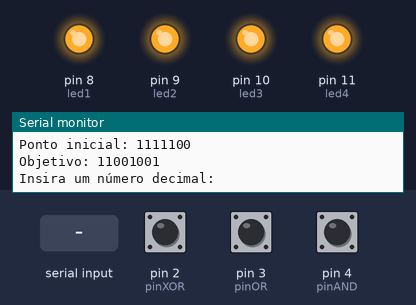
This sketch was run on a simulated Arduino Uno, built with avr-gcc and run on an emulated ATmega328P. On the bench: output pins drawn as LEDs (lit = HIGH), the last lines printed to the serial monitor. Inputs (shaded band) come from the test bench; at power-on: pin 2 (pinXOR) HIGH, pin 3 (pinOR) HIGH, pin 4 (pinAND) HIGH. Random numbers use the default seed unless the sketch sets one.

Above: at 1.2 s.
1.3 s: pin 2 (pinXOR) pulled LOW for 0.15 s
At 3.8 s:
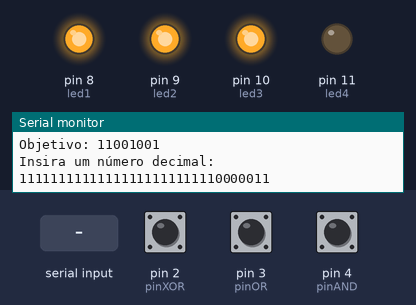
4.4 s: pin 3 (pinOR) pulled LOW for 0.15 s
At 5.8 s:
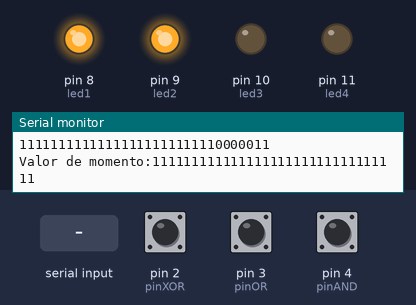
7.5 s: "90,45\n" received over Serial
At 8.9 s:
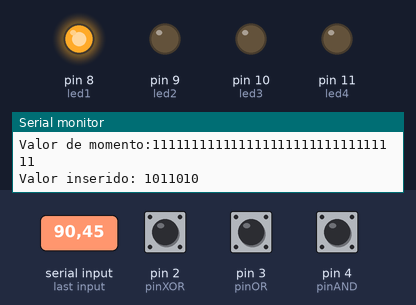
Timing chart, 0 to 16.5 s (numbered marks = the images above; inputs shaded):
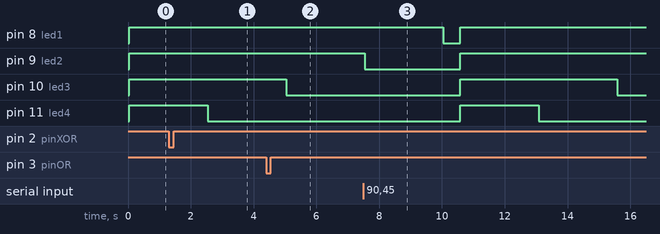

The sketch:

SuperBitSmasher.ino
```cpp
int pinAND = 4, pinOR = 3, pinXOR = 2; //Botões XOR,OR e AND
int led1 = 8, led2 = 9, led3 = 10, led4 = 11; //4 leds

unsigned long tempoJogo = 10000; //Duração do jogo, em milisegundos
String a = ""; //variável para armazenar a string da porta série
int intValue = -1; //variável para armazenar a string convertida

void setup() {
  Serial.begin(9600); //inicializar a porta série
  pinMode(pinAND, INPUT_PULLUP);
  pinMode(pinOR, INPUT_PULLUP);
  pinMode(pinXOR, INPUT_PULLUP);

  pinMode(led1, OUTPUT);
  pinMode(led2, OUTPUT);
  pinMode(led3, OUTPUT);
  pinMode(led4, OUTPUT);
}

void loop() {
  int enDig = random(0, 4); //gerar um numero random de 0 a 3(inclusive)
  int enAND = bitRead(enDig, 1); //extrair o bit 1 do número random, para ativar o botão AND
  int enXOR = bitRead(enDig, 0); //extrair o bit 0 do número random, para ativar o botão XOR

  Serial.print("Opções disponiveis: "); //mostrar as operações disponiveis no serial monitor
  if (enAND == 1) Serial.print("AND, "); //
  if (enXOR == 1) Serial.print("XOR, "); //
  Serial.println("OR"); //

  int inicio = random(0, 225); //gerar um número aleatório para começar
  Serial.print("Ponto inicial: ");  Serial.println(inicio, BIN); //mostrar esse número no serial monitor e em binário

  int objetivo = random(inicio, 256); //gerar um número random para atingir
  Serial.print("Objetivo: "); Serial.println(objetivo, BIN); //mostrar esse número no serial monitor e em binário

  Serial.println("Insira um número decimal:"); //inserir um número em decimal
  unsigned long tempodeinicio = millis(); //registar o tempo de início

  //Loop do jogo//
  while ((millis() - tempodeinicio <= tempoJogo) && (objetivo != intValue)) { //the loop runs until runtime< game time
    mostrartempo(tempoJogo - (millis() - tempodeinicio) ); //call the function for displaying game time on LEDs


    if (Serial.available() > 0) {
      a = Serial.readStringUntil('\n'); //ler o input
      intValue = a.toInt(); //converter a string input para int
      Serial.print("Valor inserido: "); Serial.println(intValue, BIN); //mostrar esse número no serial monitor em binário
    }

    if (digitalRead(pinOR) == 0) { //lêr o botão OR
      inicio =  intValue | inicio;
      Serial.print("Valor de momento:");
      Serial.println(inicio, BIN);
      delay(200); //delay do debounce
    }
    else if ((digitalRead(pinAND) == 0) && (enAND == 1)) { //lêr o botão AND
      inicio =  intValue & inicio; //
      Serial.print("Valor de momento:");
      Serial.println(inicio, BIN); //
      delay(200);
    }
    else if ((digitalRead(pinXOR) == 0) && (enXOR == 1)) { //Lêr o botão XOR
      inicio =  intValue ^ inicio; //Realizar a operação XOR bit a bit entre o valor atual e o valor inserido
      Serial.println(inicio, BIN); //mostrar o novo valor no serial monitor
      delay(200);
    }
  }


  if (objetivo == inicio) { //se atingiu o valor dado como objetivo
    Serial.println("Objetivo atingido!!");
  }
  else { //se não atingiu o valor dado como objetivo
    Serial.println("Acabou o tempo, o jogo irá recomeçar!!"); //display the timeout message
  }
  delay(500);
  Serial.println();
}


void mostrartempo(unsigned long tempofalta) {
  int quarterTime = tempoJogo / 4; //calcular um quarto do tempo de jogo
  int ledStates[4]; //4 leds num array

  if (tempofalta > (quarterTime * 3)) { //maior que 0.75, ligar 4 leds
    ledStates[0] = 1; ledStates[1] = 1; ledStates[2] = 1; ledStates[3] = 1;
  }
  else if (tempofalta > (quarterTime * 2)) { //maior que 0.5, ligar 3 leds
    ledStates[0] = 1; ledStates[1] = 1; ledStates[2] = 1; ledStates[3] = 0;
  }
  else if (tempofalta > quarterTime) { //maior que 0.25, ligar 2 leds
    ledStates[0] = 1; ledStates[1] = 1; ledStates[2] = 0; ledStates[3] = 0;
  }
  else if (tempofalta > 0) { //menor que 0.25, ligar 1 led
    ledStates[0] = 1; ledStates[1] = 0; ledStates[2] = 0; ledStates[3] = 0;
  }
  else { //se acabou o tempo, desligar os leds todos
    ledStates[0] = 0; ledStates[1] = 0; ledStates[2] = 0; ledStates[3] = 0;
  }

  for (int pin = 8; pin <= 11; pin++) {
    digitalWrite(pin, ledStates[pin - 8]); //
  }
}
```
